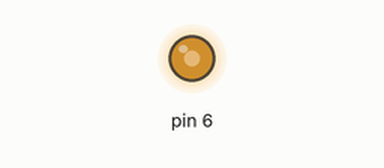
This sketch was run on a simulated Arduino Uno, built with avr-gcc and run on an emulated ATmega328P. Parts: output pins drawn as LEDs (lit = HIGH).

Above: at 0.1 s.
At 0.6 s:
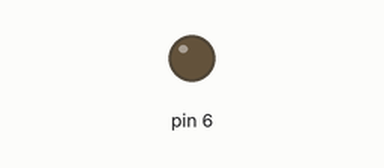
Timing chart, 0 to 2.1 s (numbered marks = the images above):
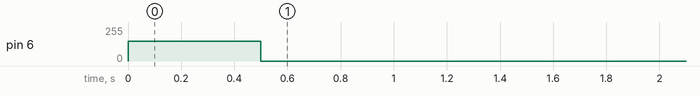

The sketch:

chapter8-list4.ino
```cpp
void setup() {
  pinMode(6, OUTPUT);

  analogWrite(6, 150);
  delay(500);
  analogWrite(6, 0);
}

void loop() {
}
```
